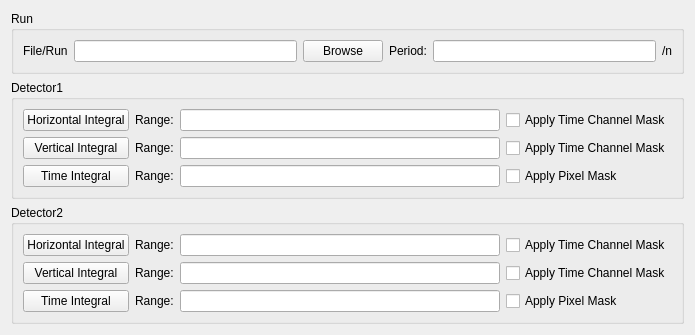
<?xml version="1.0" encoding="UTF-8"?>
<ui version="4.0">
 <class>DiagnosticsPage</class>
 <widget class="QWidget" name="DiagnosticsPage">
  <property name="geometry">
   <rect>
    <x>0</x>
    <y>0</y>
    <width>695</width>
    <height>321</height>
   </rect>
  </property>
  <property name="windowTitle">
   <string>Form</string>
  </property>
  <layout class="QVBoxLayout" name="verticalLayout">
   <item>
    <widget class="QGroupBox" name="groupBox">
     <property name="title">
      <string>Run</string>
     </property>
     <layout class="QHBoxLayout" name="horizontalLayout">
      <item>
       <widget class="QLabel" name="label_3">
        <property name="text">
         <string>File/Run</string>
        </property>
       </widget>
      </item>
      <item>
       <widget class="QLineEdit" name="run_input_line_edit"/>
      </item>
      <item>
       <widget class="QPushButton" name="browse_button">
        <property name="text">
         <string>Browse</string>
        </property>
       </widget>
      </item>
      <item>
       <widget class="QLabel" name="label">
        <property name="text">
         <string>Period:</string>
        </property>
       </widget>
      </item>
      <item>
       <widget class="QLineEdit" name="period_line_edit"/>
      </item>
      <item>
       <widget class="QLabel" name="label_2">
        <property name="text">
         <string>/n</string>
        </property>
       </widget>
      </item>
     </layout>
    </widget>
   </item>
   <item>
    <widget class="QGroupBox" name="groupBox_2">
     <property name="title">
      <string>Detector1</string>
     </property>
     <layout class="QGridLayout" name="gridLayout">
      <item row="0" column="3">
       <widget class="QCheckBox" name="det1_horizontal_mask_check_box">
        <property name="text">
         <string>Apply Time Channel Mask</string>
        </property>
       </widget>
      </item>
      <item row="1" column="0">
       <widget class="QPushButton" name="detector_1_vertical_button">
        <property name="text">
         <string>Vertical Integral</string>
        </property>
       </widget>
      </item>
      <item row="0" column="1">
       <widget class="QLabel" name="label_4">
        <property name="text">
         <string>Range:</string>
        </property>
       </widget>
      </item>
      <item row="1" column="1">
       <widget class="QLabel" name="label_5">
        <property name="text">
         <string>Range:</string>
        </property>
       </widget>
      </item>
      <item row="1" column="2">
       <widget class="QLineEdit" name="det1_vertical_range_line_edit"/>
      </item>
      <item row="0" column="0">
       <widget class="QPushButton" name="detector_1_horizontal_button">
        <property name="text">
         <string>Horizontal Integral</string>
        </property>
       </widget>
      </item>
      <item row="1" column="3">
       <widget class="QCheckBox" name="det1_vertical_mask_check_box">
        <property name="text">
         <string>Apply Time Channel Mask</string>
        </property>
       </widget>
      </item>
      <item row="0" column="2">
       <widget class="QLineEdit" name="det1_horizontal_range_line_edit"/>
      </item>
      <item row="2" column="0">
       <widget class="QPushButton" name="detector_1_time_button">
        <property name="text">
         <string>Time Integral</string>
        </property>
       </widget>
      </item>
      <item row="2" column="1">
       <widget class="QLabel" name="label_6">
        <property name="text">
         <string>Range:</string>
        </property>
       </widget>
      </item>
      <item row="2" column="2">
       <widget class="QLineEdit" name="det1_time_range_line_edit"/>
      </item>
      <item row="2" column="3">
       <widget class="QCheckBox" name="det1_time_mask_checkbox">
        <property name="text">
         <string>Apply Pixel Mask</string>
        </property>
       </widget>
      </item>
     </layout>
    </widget>
   </item>
   <item>
    <widget class="QGroupBox" name="groupBox_3">
     <property name="title">
      <string>Detector2</string>
     </property>
     <layout class="QGridLayout" name="gridLayout_2">
      <item row="2" column="3">
       <widget class="QCheckBox" name="det2_time_mask_checkbox">
        <property name="text">
         <string>Apply Pixel Mask</string>
        </property>
       </widget>
      </item>
      <item row="1" column="3">
       <widget class="QCheckBox" name="det2_vertical_mask_check_box">
        <property name="text">
         <string>Apply Time Channel Mask</string>
        </property>
       </widget>
      </item>
      <item row="0" column="1">
       <widget class="QLabel" name="label_10">
        <property name="text">
         <string>Range:</string>
        </property>
       </widget>
      </item>
      <item row="2" column="1">
       <widget class="QLabel" name="label_12">
        <property name="text">
         <string>Range:</string>
        </property>
       </widget>
      </item>
      <item row="2" column="0">
       <widget class="QPushButton" name="detector_2_time_button">
        <property name="text">
         <string>Time Integral</string>
        </property>
       </widget>
      </item>
      <item row="1" column="1">
       <widget class="QLabel" name="label_11">
        <property name="text">
         <string>Range:</string>
        </property>
       </widget>
      </item>
      <item row="0" column="3">
       <widget class="QCheckBox" name="det2_horizontal_mask_check_box">
        <property name="text">
         <string>Apply Time Channel Mask</string>
        </property>
       </widget>
      </item>
      <item row="1" column="2">
       <widget class="QLineEdit" name="det2_vertical_range_line_edit"/>
      </item>
      <item row="0" column="2">
       <widget class="QLineEdit" name="det2_horizontal_range_line_edit"/>
      </item>
      <item row="2" column="2">
       <widget class="QLineEdit" name="det2_time_range_line_edit"/>
      </item>
      <item row="1" column="0">
       <widget class="QPushButton" name="detector_2_vertical_button">
        <property name="text">
         <string>Vertical Integral</string>
        </property>
       </widget>
      </item>
      <item row="0" column="0">
       <widget class="QPushButton" name="detector_2_horizontal_button">
        <property name="text">
         <string>Horizontal Integral</string>
        </property>
       </widget>
      </item>
     </layout>
    </widget>
   </item>
   <item>
    <spacer name="verticalSpacer">
     <property name="orientation">
      <enum>Qt::Vertical</enum>
     </property>
     <property name="sizeHint" stdset="0">
      <size>
       <width>20</width>
       <height>40</height>
      </size>
     </property>
    </spacer>
   </item>
  </layout>
 </widget>
 <resources/>
 <connections/>
</ui>
